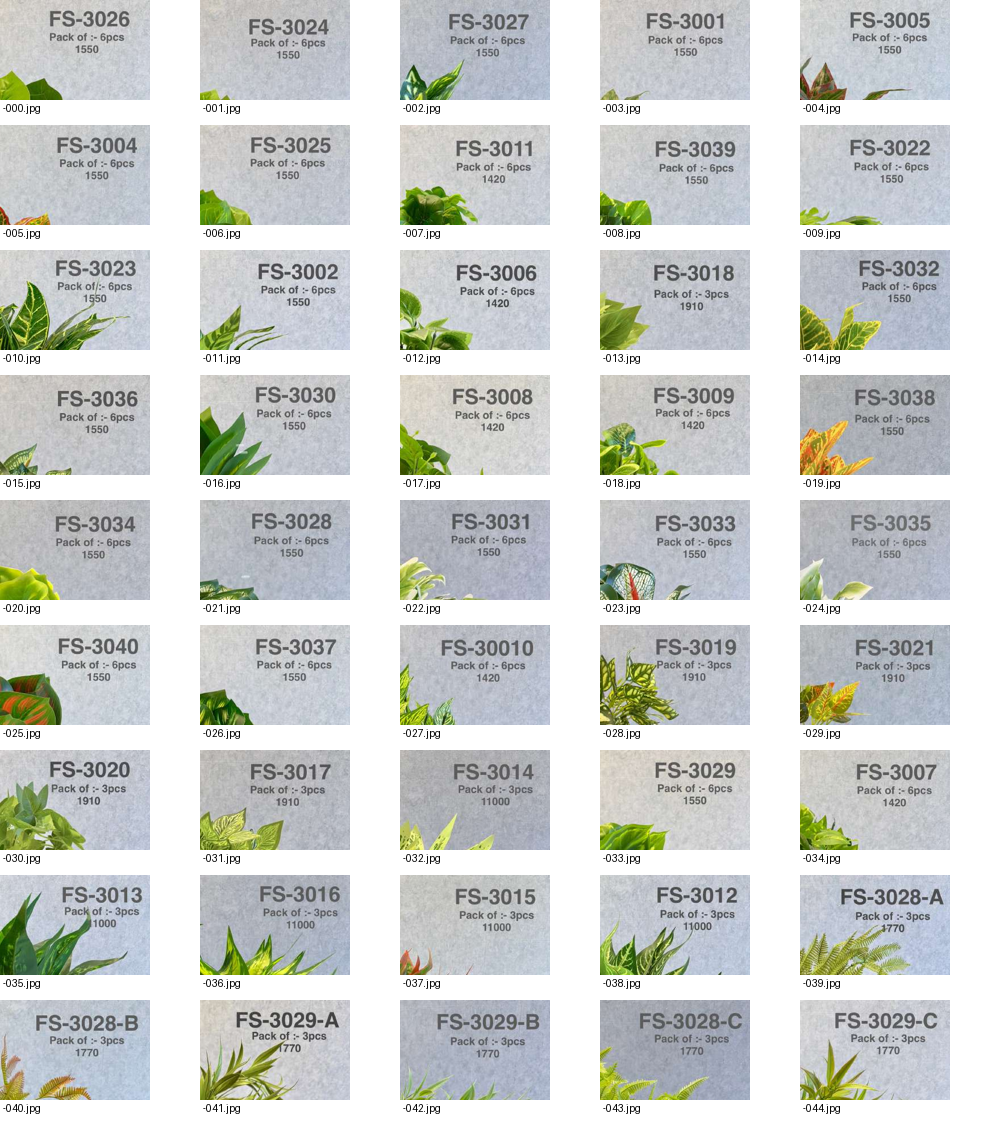

The script that saved this image:
from PIL import Image,ImageDraw
import glob,os
fs=sorted(glob.glob(r'tmp/bushes-extract/Bushes/*.jpg'))
tiles=[]
for f in fs:
 im=Image.open(f).convert('RGB'); w,h=im.size
 crop=im.crop((int(w*.56),0,w,int(h*.22))); crop.thumbnail((200,100)); tiles.append((f,crop.copy()))
out=Image.new('RGB',(1000,125*((len(tiles)+4)//5)),'white'); d=ImageDraw.Draw(out)
for i,(f,im) in enumerate(tiles):
 x=(i%5)*200; y=(i//5)*125; out.paste(im,(x,y)); d.text((x+3,y+102),os.path.basename(f)[-8:],fill='black')
out.save(r'tmp/bushes-labels.png')
print('images',len(fs),'source size',Image.open(fs[0]).size)
